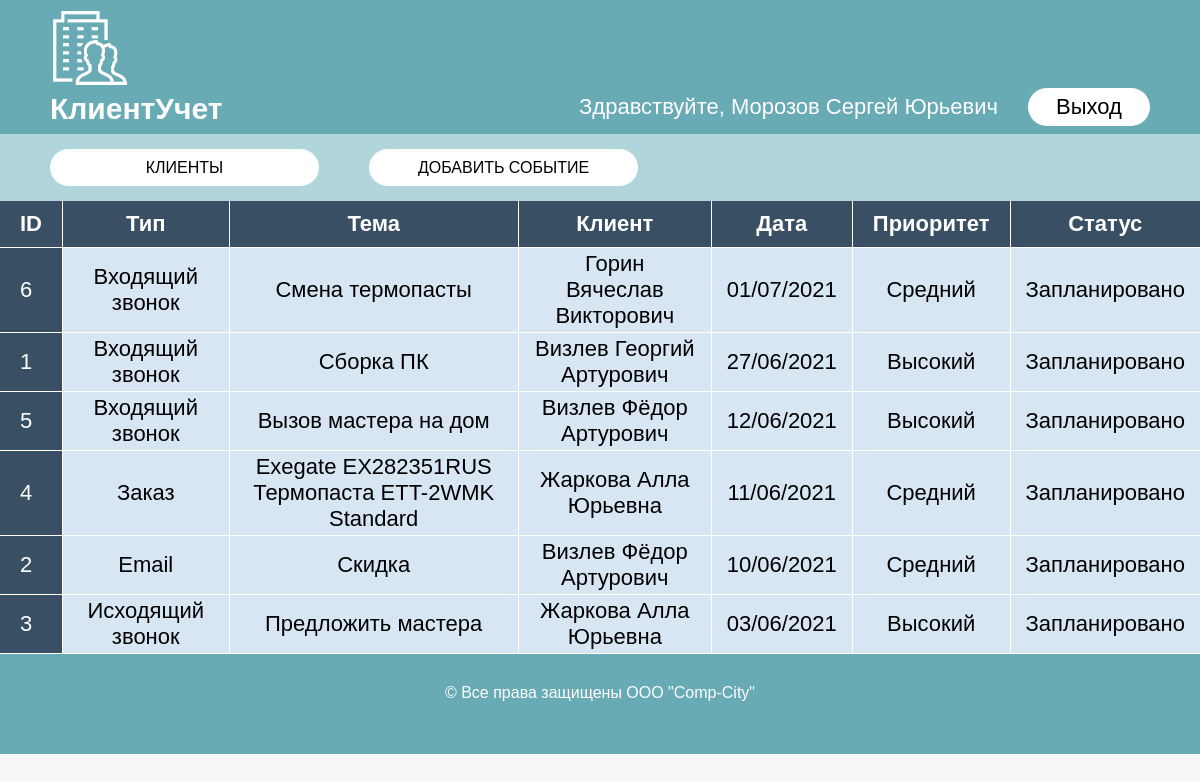
The app's page /events.php (signed in) with its own data.
### tables this page shows
CREATE TABLE `events` (
  `id_event` int NOT NULL,
  `type_event` varchar(255) NOT NULL,
  `theme_event` varchar(255) NOT NULL,
  `date_event` date NOT NULL,
  `priority_event` int NOT NULL,
  `status_event` int NOT NULL,
  `id_client` int NOT NULL
);

CREATE TABLE `clients` (
  `id_client` int NOT NULL,
  `fio_client` varchar(255) NOT NULL,
  `phone` varchar(255) NOT NULL,
  `email` varchar(255) DEFAULT NULL,
  `address` text NOT NULL,
  `birthday` date NOT NULL,
  `type` int NOT NULL
);

### events.php (the view, shortened to what this page needs)
<?php
    require_once "php\connection.php";
    $queryEvents = mysqli_query($link, "SELECT `id_event`, `type_event`, `theme_event`, `date_event`,`priority_event`, `status_event`, `id_client` FROM `events` ORDER BY `date_event` DESC");
?>
<!DOCTYPE html>
<html lang="ru">
<head>
    <link rel="stylesheet" href="css\style.css">
</head>
<body>
    <header>
        <div class="title">
            <img src="img\logo.png" alt="logo" class="logo">
            <h1 class="title">КлиентУчет</h1>
        </div>
        <div class="name-out">
        <p class="name">Здравствуйте, <?=$_SESSION['fio']?></p>
            <a href="php\logout.php" class="out">Выход</a>
        </div>
    </header>
    <main>
        <nav>
            <a href="clients.php" class="menu">КЛИЕНТЫ</a>
            <a href="add_event.php" class="menu">ДОБАВИТЬ СОБЫТИЕ</a>
        </nav>
        <div class="clients">
            <table class="clients">
                <tr><th>ID</th><th>Тип</th><th>Тема</th><th>Клиент</th><th>Дата</th><th>Приоритет</th><th>Статус</th></tr>
                <?php
                while($events = mysqli_fetch_assoc($queryEvents)){
                    $idEvent = $events['id_event'];
                    $typeEvent = $events['type_event'];
                        if ($typeEvent == 1){
                            $typeEvent = "Исходящий звонок";
                        } elseif ($typeEvent == 2) {
                            $typeEvent = "Входящий звонок";
                        } elseif ($typeEvent == 3) {
                            $typeEvent = "Email";
                        } elseif ($typeEvent == 4) {
                            $typeEvent = "Заказ";
                        } elseif ($typeEvent == 5) {
                            $typeEvent = "Задача";
                        }
                    $date = $events['date_event'];
                    $timestamp = strtotime($date);
                    $dateEvent = date('d/m/Y', $timestamp);
                    $themeEvent = $events['theme_event'];
                    $priorityEvent = $events['priority_event'];
                    if ($priorityEvent == 1){
                        $priorityEvent = "Высокий";
                    } elseif ($priorityEvent == 2) {
                        $priorityEvent = "Средний";
                    } elseif ($priorityEvent == 3) {
                        $priorityEvent = "Низкий";
                    }
                    $statusEvent = $events['status_event'];
                    if ($statusEvent == 1){
                        $statusEvent = "Запланировано";
                    } elseif ($statusEvent == 2) {
                        $statusEvent = "Состоялось";
                    } elseif ($statusEvent == 3) {
                        $statusEvent = "Не состоялось";
                    }
                    $idClient = $events['id_client'];
                    $queryClient = mysqli_query($link, "SELECT `fio_client` FROM `clients` WHERE `id_client` = $idClient");
                    $Client = mysqli_fetch_assoc($queryClient);
                    $fioClient = $Client['fio_client'];
                ?>
                <tr><td><?=$idEvent?></td><td><?=$typeEvent?></td><td><?=$themeEvent?></td><td><a href="card_client.php?id=<?=$idClient?>" class="fio"><?=$fioClient?></a></td><td><?=$dateEvent?></td><td><?=$priorityEvent?></td><td><?=$statusEvent?></td></tr>
                <? } ?>
               </table>
        </div>
    </main>
<?php
    if(mysqli_num_rows($queryEvents) <= 5){
?>
        <footer class = "fix">
<?}else{?>
        <footer>
<?}?>
        <p class="comp">&copy; Все права защищены OOO "Comp-City"</p>
        </footer>
</body>
</html>

### css/style.css (style rules this page uses)
* { margin: 0; padding: 0; box-sizing: border-box; }
a { text-decoration: none; color: black; }
html, body { height: 100%; width: 100%; background: #F8F8F8; }
body { font-family: sans-serif; min-height: 100%; width: 100%; display: flex; flex-direction: column; align-items: center; }
main { background: #F8F8F8; }
header { display: flex; justify-content: space-between; margin: 0 auto; align-items: flex-end; padding: 8px 50px; background: #68ABB5; width: 100%; }
p.name { margin-right: 30px; color: white; }
a.out { width: 122px; padding: 6px 0px; background: #ffffff; border-radius: 23px; color: #000000; display: flex; align-content: center; justify-content: center; transition: all 0.6s ease; cursor: pointer; }
a.menu { border-radius: 23px; color: #000000; transition: all 0.6s ease; cursor: pointer; text-align: center; width: 269px; padding: 10px; margin-right: 50px; background: #FFFFFF; border-radius: 30px; height: 37px; }
img.logo { width: 80px; height: 80px; }
nav { display: flex; margin: 0 auto; padding: 15px 50px; background: #B0D5DA; }
h1.title { font-size: 30px; color: white; }
div.name-out { display: flex; justify-content: center; align-items: center; font-size: 22px; }
table.clients { font-size: 22px; border-collapse: collapse; text-align: center; width: 100%; }
th, td:first-child { background: #394f63; color: white; padding: 10px 20px; }
th, td { border-style: solid; border-width: 0 1px 1px 0; border-color: white; }
td { background: #D8E6F3; padding: 3px 15px; }
th:first-child, td:first-child { text-align: left; }
th:last-child, td:last-child { border-width: 0 0px 1px 0; }
footer { height: 100px; width: 100%; padding: 30px 15px; background: #68ABB5; display: flex; justify-content: center; color: white; font-size: 16px; }

### records on screen
events: id_event "6", type_event "Входящий звонок", theme_event "Смена термопасты", id_client.fio_client "Горин Вячеслав Викторович", date_event "01/07/2021", priority_event "Средний", status_event "Запланировано"
events: id_event "1", type_event "Входящий звонок", theme_event "Сборка ПК", id_client.fio_client "Визлев Георгий Артурович", date_event "27/06/2021", priority_event "Высокий", status_event "Запланировано"
events: id_event "5", type_event "Входящий звонок", theme_event "Вызов мастера на дом", id_client.fio_client "Визлев Фёдор Артурович", date_event "12/06/2021", priority_event "Высокий", status_event "Запланировано"
events: id_event "4", type_event "Заказ", theme_event "Exegate EX282351RUS Термопаста ETT-2WMK Standard", id_client.fio_client "Жаркова Алла Юрьевна", date_event "11/06/2021", priority_event "Средний", status_event "Запланировано"
events: id_event "2", type_event "Email", theme_event "Скидка", id_client.fio_client "Визлев Фёдор Артурович", date_event "10/06/2021", priority_event "Средний", status_event "Запланировано"
events: id_event "3", type_event "Исходящий звонок", theme_event "Предложить мастера", id_client.fio_client "Жаркова Алла Юрьевна", date_event "03/06/2021", priority_event "Высокий", status_event "Запланировано"

### other values on screen
$_SESSION['fio'] "Морозов Сергей Юрьевич"
